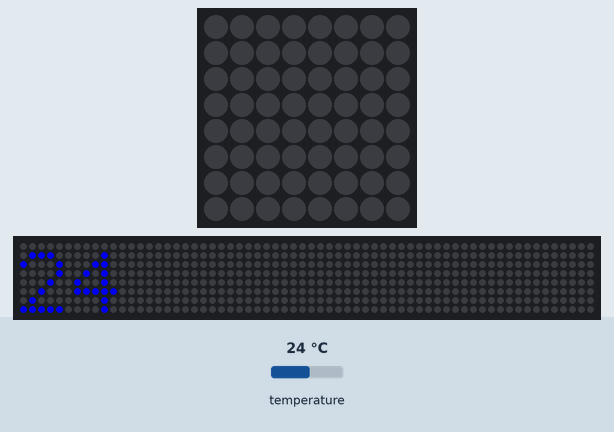
This program was run on a simulated Raspberry Pi (BCM pin numbers) with a Sense HAT. Shown: the Sense HAT's 8×8 RGB LED matrix, a strip that is not on the board, showing the scrolling text unrolled. The inputs (shaded band) are chosen by the test bench; at power-on: temperature 24 °C. The 64×8 strip is a reading aid, not a part: it shows the text the matrix is scrolling, unrolled, one strip-width of it at a time.

Above: at 1.98 s.
10.3 s: temperature set to 12 °C
At 12.29 s:
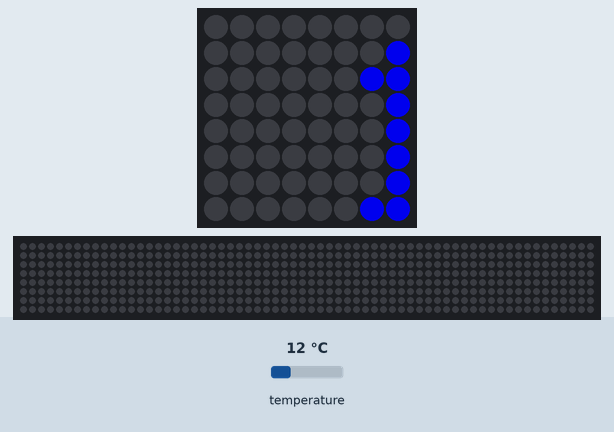
At 14.2 s:
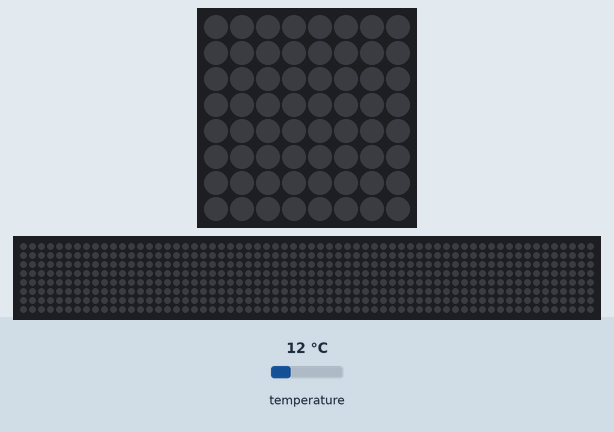
19.3 s: temperature set to 41 °C
At 24.0 s:
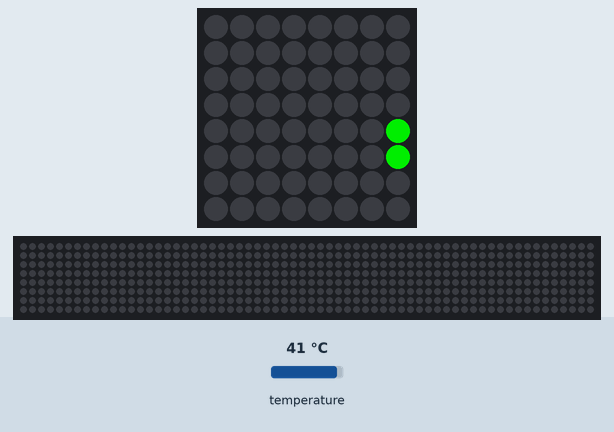
Timing chart, 0 to 25.5 s (numbered marks = the images above; inputs shaded):
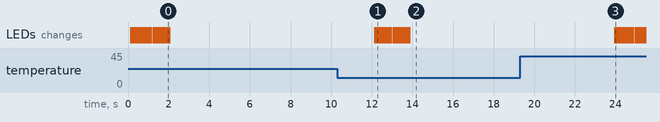

Measured:
- after the input at 19.3 s, the LEDs: change after 4.7 s (image 3)

The program:

temp.py
```python
from sense_hat import SenseHat
import signal
import sys
import time

sense = SenseHat()

def signal_handler(my_signal, temp):
   sense.clear()
   sys.exit(0)


red = (200, 0, 0)
green = (0, 200, 0)
blue = (0, 0, 200)

signal.signal(signal.SIGINT, signal_handler)

sense.set_rotation(180)

while True:
    temp = sense.get_temperature()
    show_temp = round(temp)
    if (show_temp < 30):
       my_colour = blue
    elif (show_temp < 50):
       my_colour = green
    else:
       my_colour = red

    sense.show_message( str(show_temp), text_colour=my_colour)
    time.sleep(10)
```
